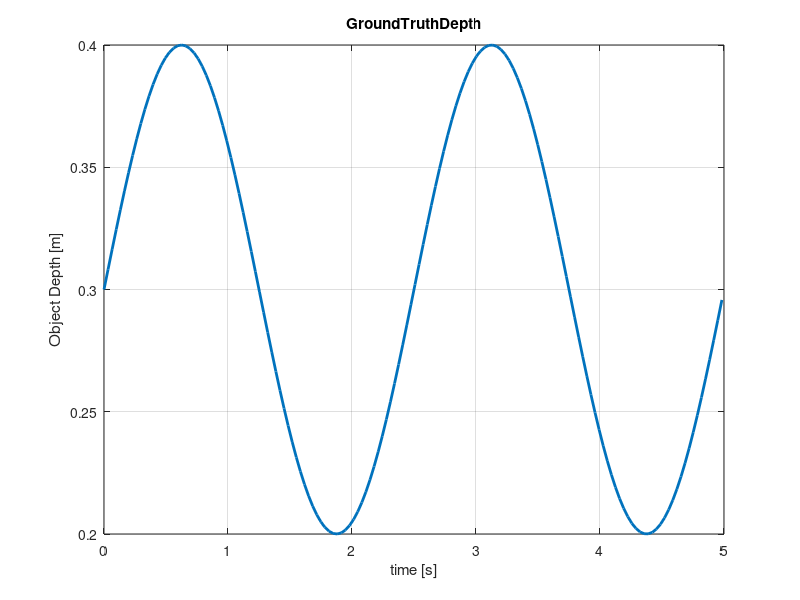
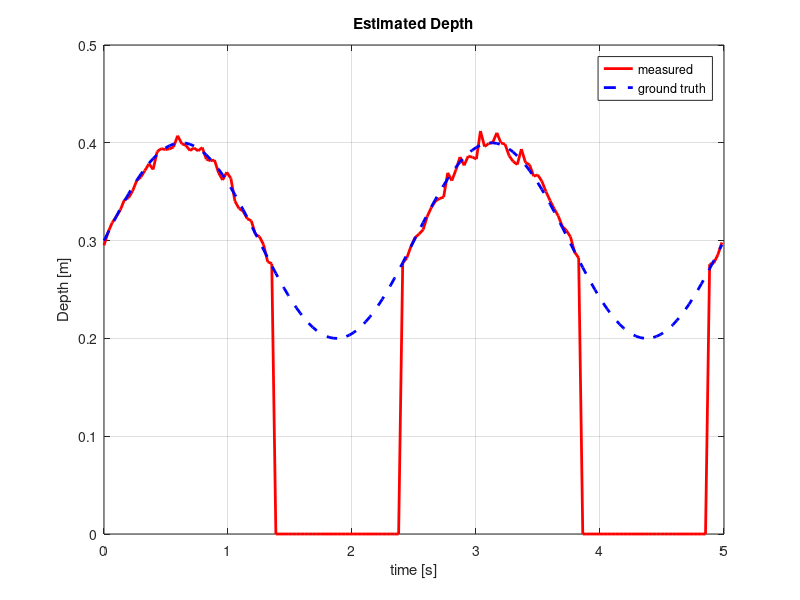
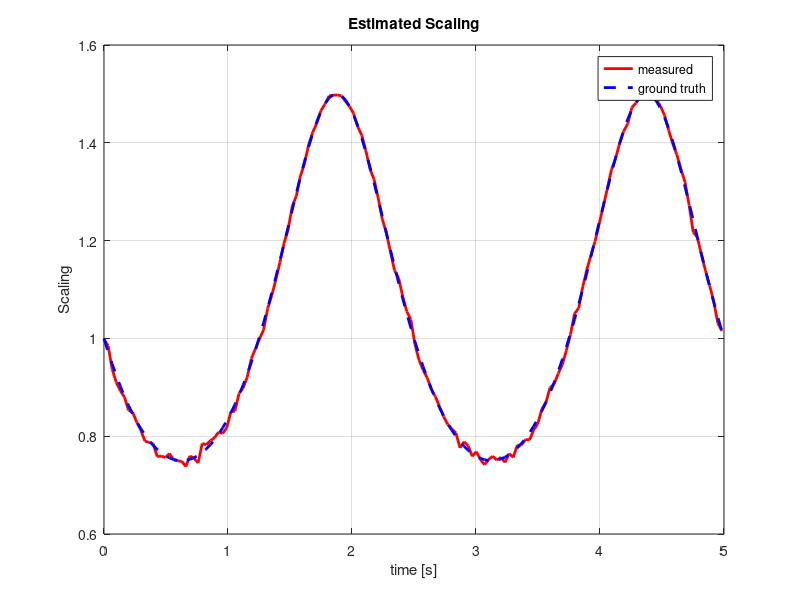
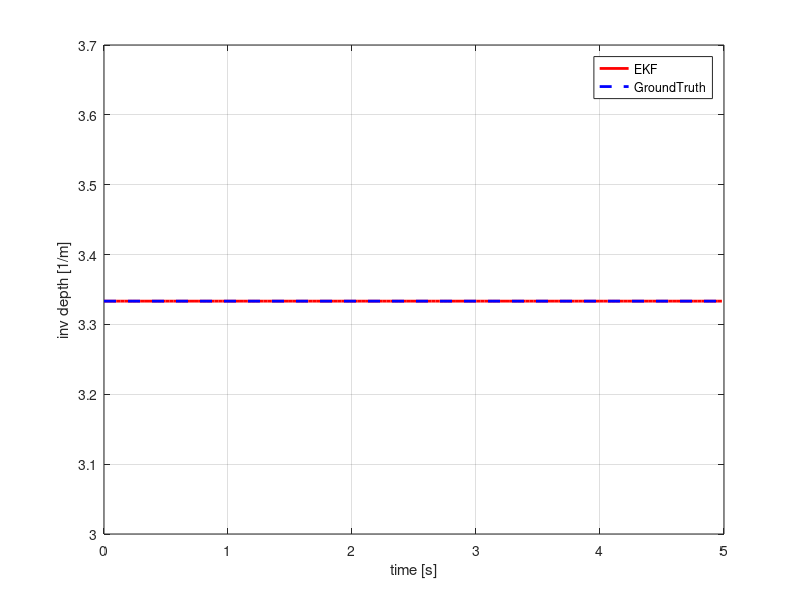

Write the MATLAB code that produced these figures, in order.

clear all
close all

set(0, 'DefaultLineLineWidth', 2) 

%% config
%true depth
% sampling time 
ST = 0.033 %33ms
END = 5.0 % 5sec simulation
STEREO_NOISE_S = 1; % 1px sigma for stereo disparity noise
MONO_NOISE_S = 1; % 1?? sigma for monocular distance estimation noise

%% make ground truth data 
t = (0:ST:END).'; %time 
len = size(t,1);
freq =0.4;
Z = 0.3 + 0.1*sin(2*pi*freq*t);% 300mm +- 100mm
VZ = 2*pi*freq*0.1*cos(2*pi*freq*t);
% Z = 0.8 - 0.1*t;% 300mm +- 100mm
% VZ = -0.1+0*t;

%% Noisy Observation 
BF = 0.065*400; % base line * focal length
StereoNoise = STEREO_NOISE_S * randn(length(t),1);
Disp = BF./Z + StereoNoise;


mDisp = Disp;
INFF = 1000000000;
mDisp(mDisp>BF/0.275) = INFF;

figure(1);
plot(t,Z)
title('GroundTruthDepth')
xlabel('time [s]')
ylabel('Object Depth [m]')
grid on;
figure(2)
plot(t,BF./mDisp,'r',t,Z,'b--')
title('Estimated Depth')
xlabel('time [s]')
ylabel('Depth [m]')
legend('measured','ground truth')
grid on;

%% Noisy Monocluar Obserbation
Z0 = 0.3 % the real distance template is taken
IMG_SIZE = 600/2% 300 times 300 pix template
MonoNoise = MONO_NOISE_S*randn(length(t),1); % sigma = 1px image noise 
Snoise = 2./(Z0./Z * IMG_SIZE).* MonoNoise;
Scale = Z0./Z + Snoise;

figure(3);
plot(t,Scale,'r',t,Z0./Z,'b--')
title('Estimated Scaling')
xlabel('time [s]')
ylabel('Scaling')
legend('measured','ground truth')
grid on;

%% system matrix
A = [ 1,0,0;0,1,ST;0,0,1];
B = [0; ST^2/2; ST];
Q = B*B.';
% Measurment Covariance
R1 = STEREO_NOISE_S;
R2 = 5;

%% init
Pinit = diag([100,100,100]);
lam0 = 1/Z0;
Xinit = [lam0 Z(1) VZ(1)];

P = zeros(3,3,length(t));
X = zeros(3,length(t));
KG = zeros(3,2,length(t));
P(:,:,1) = Pinit;
X(:,1) = Xinit;


%%
BF_ = BF;
for i=2:length(t)
    % Estimate
    Xhat = A * X(:,i-1);
    Phat = A*P(:,:,i-1)*A.' + Q;

    
    
    
    % Switch value
    if mDisp(i)== INFF
        R1_ = INFF*INFF; mD=0;
    else
        R1_ = R1; mD = mDisp(i);        
    end
    %H1 = [0 -BF_/Xhat(2)/Xhat(2) 0];
    %H1 = [0 -mD/Xhat(2) 0];
    H1 = [0 -mD^2/BF_ 0];

    H2 = [Xhat(2) Xhat(1) 0];
    H2 = [0 1/Z0 0];
    
    
    Kgain = Phat * H2.' / (H2*Phat*H2.'+R2/INFF);
    % update 2
    Xnew =  Xhat + Kgain*(1/Scale(i) - 1/Z0 *Xhat(2));
    Pnew = (eye(3) - Kgain*H2)*Phat;

    
    X(:,i) = Xnew;
    P(:,:,i) = Pnew;
    KG(:,1,i)=Kgain;
    %KG(:,2,i)=Kgain2;
end


%% figure
figure(4)
plot(t,X(1,:).','r',[t(1) t(len)],[1/Z0 1/Z0],'b--')
xlabel('time [s]')
ylabel('inv depth [1/m]')
grid on
legend('EKF','GroundTruth');

figure(5)
plot(t,X(2,:).','r',t,BF./mDisp,'b--',t,Z,'g-.')
xlabel('time [s]')
ylabel('depth [m]')
grid on
legend('EKF','Stereo Only','Ground Truth');


EZ=BF./mDisp;
EVZ = (EZ(2:len) - EZ(1:len-1) )/ST;
figure(6)
plot(t,X(3,:).','r',t(1:len-1),EVZ,'b--',t,VZ,'g-.')
xlabel('time [s]')
ylabel('speed of depth [m/s]')
grid on
legend('EKF','Stereo Only','Ground Truth');

%%
figure(7)
title('KalmanGain')
plot(t,squeeze(KG(:,1,:)),'-',t,squeeze(KG(:,2,:)),'--')
xlabel('time [s]')
ylabel('speed of depth [m/s]')
grid on

figure(8)
title('Cov')
plot(t,squeeze(P(1,1,:)),'-',t,squeeze(P(2,2,:)),'--',t,squeeze(P(3,3,:)),'-.')
xlabel('time [s]')
ylabel('Covariance')
grid on
